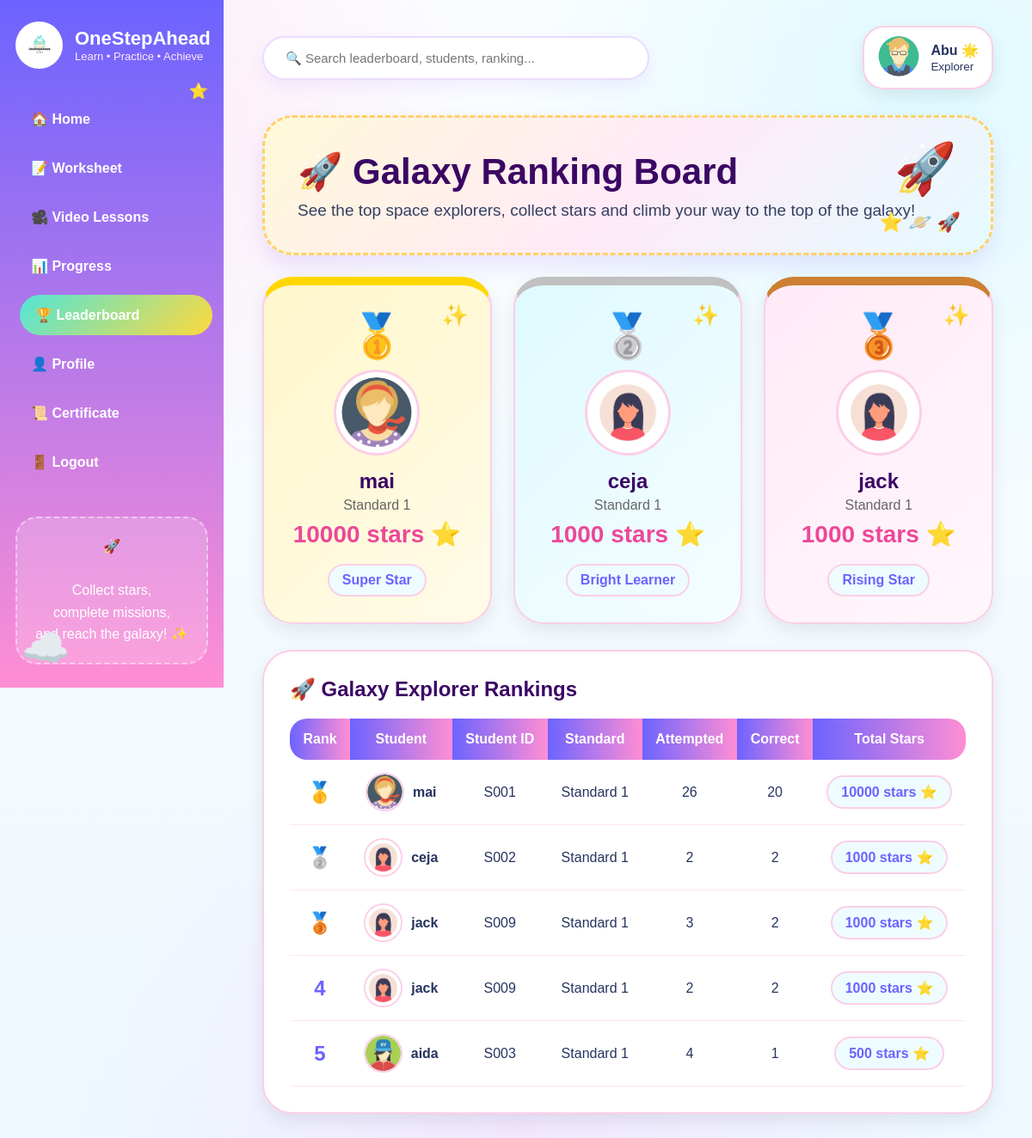
The app's page /leaderboard.php (signed in) with its own data.
### tables this page shows
CREATE TABLE `users` (
  `user_id` int(11) NOT NULL,
  `user_code` varchar(10) DEFAULT NULL,
  `username` varchar(100) DEFAULT NULL,
  `email` varchar(100) DEFAULT NULL,
  `phone` varchar(20) DEFAULT NULL,
  `role` varchar(20) DEFAULT NULL,
  `standard` varchar(50) DEFAULT NULL,
  `password` varchar(255) DEFAULT NULL,
  `avatar` varchar(100) DEFAULT 'avatar.jpg',
  `created_at` timestamp NOT NULL DEFAULT current_timestamp(),
  `subject_taught` varchar(50) DEFAULT NULL
);

CREATE TABLE `student_progress` (
  `progress_id` int(11) NOT NULL,
  `user_code` varchar(10) DEFAULT NULL,
  `standard` varchar(50) DEFAULT NULL,
  `subject` varchar(50) DEFAULT NULL,
  `total_points` int(11) DEFAULT 0,
  `total_attempt` int(11) DEFAULT 0,
  `total_correct` int(11) DEFAULT 0
);

### leaderboard.php (the view, shortened to what this page needs)
<?php
include "db.php";
$userCode = $_SESSION['user_code'];
$search = "";
$userSql =
"SELECT *
FROM users
WHERE user_code='$userCode'";
$userResult = $conn->query($userSql);
$user = $userResult->fetch_assoc();
$avatar = "avatar.jpg";
if(isset($user['avatar']) && $user['avatar'] != "")
{
    $avatar = $user['avatar'];
}
$sql =
"SELECT
users.user_code,
users.username,
users.standard,
users.avatar,
student_progress.total_points,
student_progress.total_attempt,
student_progress.total_correct
FROM users
INNER JOIN student_progress
ON users.user_code = student_progress.user_code
WHERE users.role='Student'";
$sql .= "
ORDER BY student_progress.total_points DESC";
$result = $conn->query($sql);
$students = [];
while($row = $result->fetch_assoc())
{
    $students[] = $row;
}
?>
<!DOCTYPE html>
<html>
<head>
</head>
<body>
<div class="sidebar">
    <div class="logoBox">
        <img src="Logo.png">
        <div>
            <h2>OneStepAhead</h2>
            <p>Learn • Practice • Achieve</p>
        </div>
    </div>
    <div class="nav">
        <a href="home.php">🏠 Home</a>
        <a href="worksheet.php">📝 Worksheet</a>
        <a href="video.php">🎥 Video Lessons</a>
        <a href="progress.php">📊 Progress</a>
        <a href="leaderboard.php" class="active">🏆 Leaderboard</a>
        <a href="profile.php">👤 Profile</a>
        <a href="certificate.php">📜 Certificate</a>
        <a href="logout.php">🚪 Logout</a>
    </div>
    <div class="quoteBox">
🚀<br><br>
Collect stars,<br>
complete missions,<br>
and reach the galaxy! ✨
</div>
</div>
<div class="main">
    <div class="topbar">
        <form method="GET" action="leaderboard.php">
    <input
    type="text"
    name="search"
    class="searchBox"
    placeholder="🔍 Search leaderboard, students, ranking..."
    value="<?php echo $search; ?>">
</form>
        <a href="profile.php" style="text-decoration:none;color:inherit;">
            <div class="profileMini">
                <img src="<?php echo $avatar; ?>">
                <div>
                    <b><?php echo $user['username']; ?> 🌟</b><br>
                    <small><?php echo $user['standard']; ?> Explorer</small>
                </div>
            </div>
        </a>
    </div>
    <div class="hero">
        <h1>🚀 Galaxy Ranking Board</h1>
        <p>See the top space explorers, collect stars and climb your way to the top of the galaxy!</p>
    </div>
    <?php if(count($students) > 0) { ?>
    <div class="topThree">
        <?php
        for($i = 0; $i < 3; $i++)
        {
            if(isset($students[$i]))
            {
                $s = $students[$i];
                $studentAvatar = "avatar.jpg";
                if(isset($s['avatar']) && $s['avatar'] != "")
                {
                    $studentAvatar = $s['avatar'];
                }
                if($i == 0)
                {
                    $class = "first";
                    $medal = "🥇";
                    $title = "Super Star";
                }
                else if($i == 1)
                {
                    $class = "second";
                    $medal = "🥈";
                    $title = "Bright Learner";
                }
                else
                {
                    $class = "third";
                    $medal = "🥉";
                    $title = "Rising Star";
                }
        ?>
        <div class="winnerCard <?php echo $class; ?>">
            <div class="medal">
                <?php echo $medal; ?>
            </div>
            <img src="<?php echo $studentAvatar; ?>">
            <h2><?php echo $s['username']; ?></h2>
            <p><?php echo $s['standard']; ?></p>
            <div class="points">
                <?php echo $s['total_points']; ?> stars ⭐
            </div>
            <br>
            <span class="badge">
                <?php echo $title; ?>
            </span>
        </div>
        <?php
            }
        }
        ?>
    </div>
    <div class="tableCard">
        <h2>🚀 Galaxy Explorer Rankings</h2>
        <table>
            <tr>
                <th>Rank</th>
                <th>Student</th>
                <th>Student ID</th>
                <th>Standard</th>
                <th>Attempted</th>
                <th>Correct</th>
                <th>Total Stars</th>
            </tr>
            <?php
            $rank = 1;
            foreach($students as $row)
            {
                $studentAvatar = "avatar.jpg";
                if(isset($row['avatar']) && $row['avatar'] != "")
                {
                    $studentAvatar = $row['avatar'];
                }
                if($rank == 1)
                {
                    $rankText = "🥇";
                }
                else if($rank == 2)
                {
                    $rankText = "🥈";
                }
                else if($rank == 3)
                {
                    $rankText = "🥉";
                }
                else
                {
                    $rankText = $rank;
                }
            ?>
            <tr>
                <td class="rank">
                    <?php echo $rankText; ?>
                </td>
                <td>
                    <div class="studentInfo">
                        <img src="<?php echo $studentAvatar; ?>">
                        <b><?php echo $row['username']; ?></b>
                    </div>
                </td>
                <td>
                    <?php echo $row['user_code']; ?>
                </td>
                <td>
                    <?php echo $row['standard']; ?>
                </td>
                <td>
                    <?php echo $row['total_attempt']; ?>
                </td>
                <td>
                    <?php echo $row['total_correct']; ?>
                </td>
                <td>
                    <span class="badge">
                        <?php echo $row['total_points']; ?> stars ⭐
                    </span>
                </td>
            </tr>
            <?php
                $rank++;
            }
            ?>
        </table>
    </div>
    <?php } ?>
</div>
</body>
</html>

### records on screen
users: avatar (picture), username "Abu"
users: medal "🥇", avatar (picture), username "mai", standard "Standard 1", student_progress.total_points "10000", title "Super Star", rankText "🥇", user_code "S001", student_progress.total_attempt "26", student_progress.total_correct "20"
users: medal "🥈", avatar (placeholder picture), username "ceja", standard "Standard 1", student_progress.total_points "1000", title "Bright Learner", rankText "🥈", user_code "S002", student_progress.total_attempt "2", student_progress.total_correct "2"
users: medal "🥉", avatar (placeholder picture), username "jack", standard "Standard 1", student_progress.total_points "1000", title "Rising Star", rankText "🥉", user_code "S009", student_progress.total_attempt "3", student_progress.total_correct "2", rankText "4", student_progress.total_attempt "2"
users: rankText "5", avatar (picture), username "aida", user_code "S003", standard "Standard 1", student_progress.total_attempt "4", student_progress.total_correct "1", student_progress.total_points "500"
